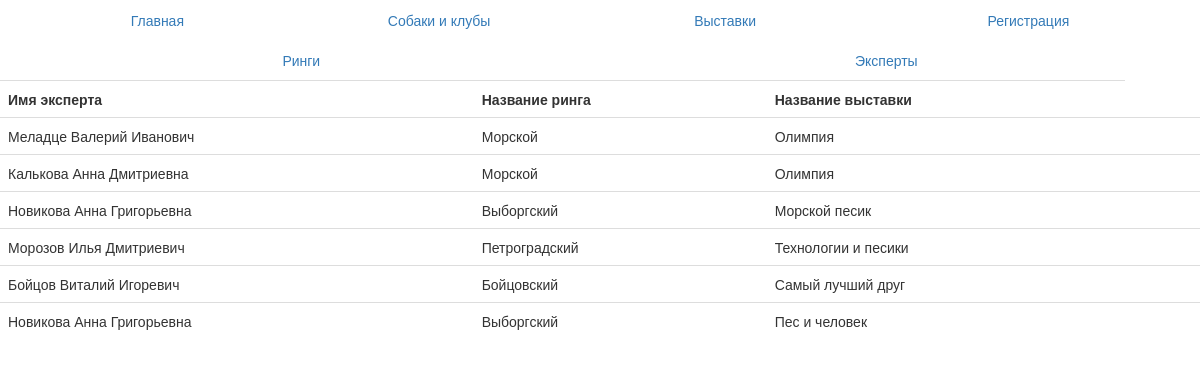
The page /Test/Experts.php on the database its author committed.
### tables this page shows
CREATE TABLE `experts` (
  `id` smallint(5) UNSIGNED NOT NULL,
  `Club_id` int(10) UNSIGNED DEFAULT NULL,
  `Ring_Number` int(10) UNSIGNED DEFAULT NULL,
  `Name_expert` varchar(255) NOT NULL,
  `Status` tinyint(1) DEFAULT '1' COMMENT '1 - Работает, 0 - отстранен'
);

CREATE TABLE `ring` (
  `id` int(10) UNSIGNED NOT NULL COMMENT 'Айди ринга',
  `Name_ring` varchar(255) NOT NULL COMMENT 'Название ринга'
);

CREATE TABLE `exibition` (
  `Id` int(11) NOT NULL COMMENT 'Айди',
  `Name_exibition` varchar(255) NOT NULL,
  `Place` varchar(255) NOT NULL COMMENT 'Место',
  `Time` time NOT NULL COMMENT 'Время',
  `Ring` int(10) UNSIGNED NOT NULL COMMENT 'Ринг',
  `Date` date NOT NULL COMMENT 'Дата проведения выставки'
);

### Test/Experts.php (the view, shortened to what this page needs)
<!DOCTYPE html>
<html>
<head>
    <link rel="stylesheet" href="1.css">
    <link rel="stylesheet" href="https://maxcdn.bootstrapcdn.com/bootstrap/3.3.6/css/bootstrap.min.css">
</head>
<body>
<div class="container-fluid">
    <ul class="nav nav-justified">
        <li><a href="index.html">Главная</a></li>
        <li><a href="mysqli.php">Собаки и клубы</a></li>
        <li><a href="Exibitions.php">Выставки</a></li>
        <li><a href="Log_in.php">Регистрация</a></li>
    </ul>
</div>
<header class="container-fluid">
    <ul class="nav nav-justified">
        <li><a href="Rings.php">Ринги</a></li>
        <li><a href="Experts.php">Эксперты</a></li>
    </ul>
</header>
<?php
$settings = [
    'host' => 'localhost',
    'user' => 'root',
    'password' => '',
    'db_name' =>'coursework'
];
$link = mysqli_connect($settings['host'],$settings['user'],$settings['password'],$settings['db_name']);
mysqli_set_charset ($link , 'utf8');
$query = "SELECT experts.Name_expert, ring.Name_ring, exibition.Name_exibition FROM experts INNER JOIN ring ON experts.Ring_Number = ring.id INNER JOIN exibition ON ring.id = exibition.Ring";
$result = mysqli_query($link, $query) or die("Ошибка".mysqli_error($link));
if($res === false)
{
    echo mysqli_error($link);
}
else
{
    $rows = mysqli_num_rows($result);
    echo "<table class=\"table\"><tr><th>Имя эксперта</th><th>Название ринга</th><th>Название выставки</th></tr>";
    for($i = 0; $i < $rows ; ++$i)
    {
        $row = mysqli_fetch_row($result);
        echo "<tr>";
        for ($j = 0 ; $j < 5 ; ++$j) echo "<td>$row[$j]</td>";
        echo "</tr>";
    }
    echo "</table>";
}
?>
</body>
</html>

### Test/1.css (style rules this page uses)
body { font-family: 'Roboto', sans-serif; font-weight: 300; background-color: #c4d0ff; height: 100vh; }
header { padding: 0px 0; }

### rows shown on the page
experts: Name_expert "Меладце Валерий Иванович"
ring: Name_ring "Морской"
exibition: Name_exibition "Олимпия"
experts: Name_expert "Калькова Анна Дмитриевна"
experts: Name_expert "Новикова Анна Григорьевна"
ring: Name_ring "Выборгский"
exibition: Name_exibition "Морской песик"
experts: Name_expert "Морозов Илья Дмитриевич"
ring: Name_ring "Петроградский"
exibition: Name_exibition "Технологии и песики"
experts: Name_expert "Бойцов Виталий Игоревич"
ring: Name_ring "Бойцовский"
exibition: Name_exibition "Самый лучший друг"
exibition: Name_exibition "Пес и человек"
